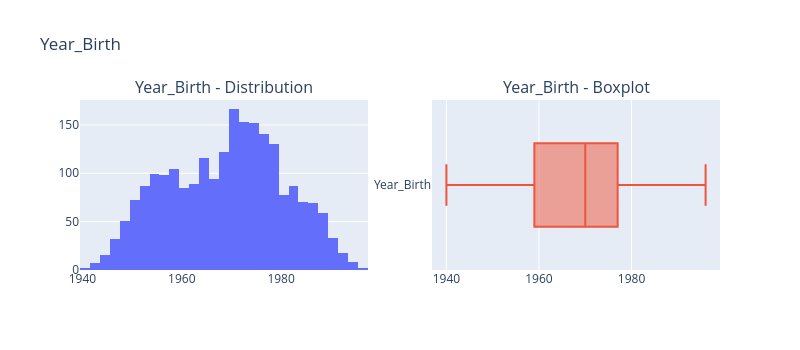
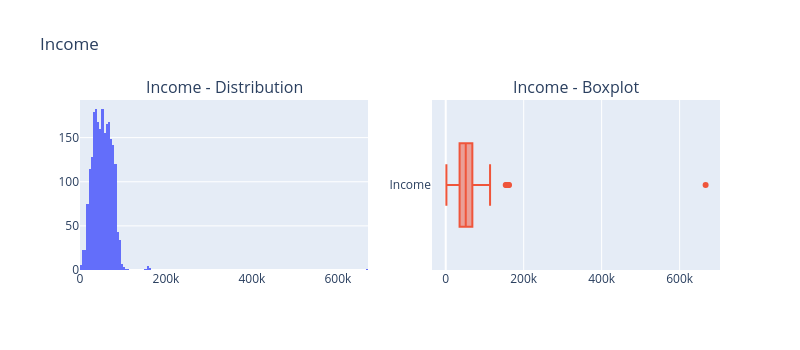
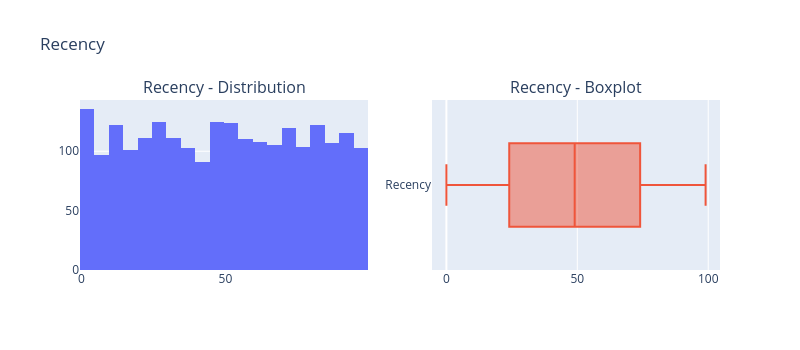
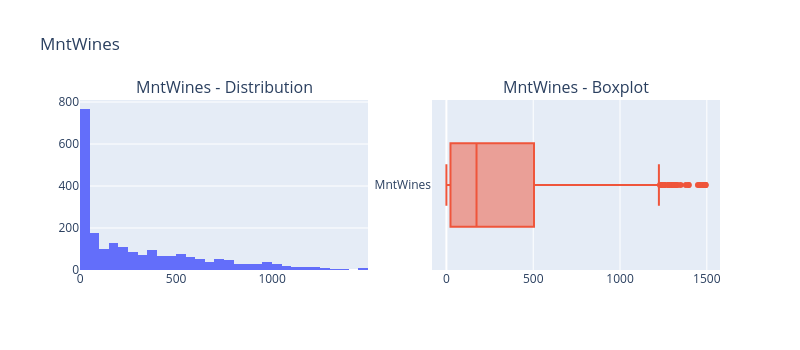

Here is the notebook cell these charts were saved with, in order:
### Code cell
import os

os.makedirs("plots", exist_ok=True)

for col in numeric_cols:
    fig = make_subplots(rows=1, cols=2, subplot_titles=(f'{col} - Distribution', f'{col} - Boxplot'))
    fig.add_trace(go.Histogram(x=df[col], name=col), row=1, col=1)
    fig.add_trace(go.Box(x=df[col], name=col), row=1, col=2)
    fig.update_layout(height=350, width=800, showlegend=False, title_text=col)
    
    fig.write_image(f"plots/{col}_distribution.png")
    
    fig.show()

### Figure 1 — Plotly figure (JSON) as saved in the notebook; plotly's stock layout.template omitted (floating-point values rounded to 4 significant figures; data arrays with more than 128 entries replaced by an {"elided": "..."} marker saying what was removed)
{"data": [{"name": "Year_Birth", "type": "histogram", "x": {"elided": "2240 int values"}, "xaxis": "x", "yaxis": "y"}, {"name": "Year_Birth", "type": "box", "x": {"elided": "2240 int values"}, "xaxis": "x2", "yaxis": "y2"}], "layout": {"annotations": [{"font": {"size": 16}, "showarrow": false, "text": "Year_Birth - Distribution", "x": 0.225, "xanchor": "center", "xref": "paper", "y": 1, "yanchor": "bottom", "yref": "paper"}, {"font": {"size": 16}, "showarrow": false, "text": "Year_Birth - Boxplot", "x": 0.775, "xanchor": "center", "xref": "paper", "y": 1, "yanchor": "bottom", "yref": "paper"}], "height": 350, "showlegend": false, "title": {"text": "Year_Birth"}, "width": 800, "xaxis": {"anchor": "y", "domain": [0, 0.45]}, "xaxis2": {"anchor": "y2", "domain": [0.55, 1]}, "yaxis": {"anchor": "x", "domain": [0, 1]}, "yaxis2": {"anchor": "x2", "domain": [0, 1]}}}

### Figure 2 — Plotly figure (JSON) as saved in the notebook; plotly's stock layout.template omitted (floating-point values rounded to 4 significant figures; data arrays with more than 128 entries replaced by an {"elided": "..."} marker saying what was removed)
{"data": [{"name": "Income", "type": "histogram", "x": {"elided": "2240 float values"}, "xaxis": "x", "yaxis": "y"}, {"name": "Income", "type": "box", "x": {"elided": "2240 float values"}, "xaxis": "x2", "yaxis": "y2"}], "layout": {"annotations": [{"font": {"size": 16}, "showarrow": false, "text": "Income - Distribution", "x": 0.225, "xanchor": "center", "xref": "paper", "y": 1, "yanchor": "bottom", "yref": "paper"}, {"font": {"size": 16}, "showarrow": false, "text": "Income - Boxplot", "x": 0.775, "xanchor": "center", "xref": "paper", "y": 1, "yanchor": "bottom", "yref": "paper"}], "height": 350, "showlegend": false, "title": {"text": "Income"}, "width": 800, "xaxis": {"anchor": "y", "domain": [0, 0.45]}, "xaxis2": {"anchor": "y2", "domain": [0.55, 1]}, "yaxis": {"anchor": "x", "domain": [0, 1]}, "yaxis2": {"anchor": "x2", "domain": [0, 1]}}}

### Figure 3 — Plotly figure (JSON) as saved in the notebook; plotly's stock layout.template omitted (floating-point values rounded to 4 significant figures; data arrays with more than 128 entries replaced by an {"elided": "..."} marker saying what was removed)
{"data": [{"name": "Recency", "type": "histogram", "x": {"elided": "2240 int values"}, "xaxis": "x", "yaxis": "y"}, {"name": "Recency", "type": "box", "x": {"elided": "2240 int values"}, "xaxis": "x2", "yaxis": "y2"}], "layout": {"annotations": [{"font": {"size": 16}, "showarrow": false, "text": "Recency - Distribution", "x": 0.225, "xanchor": "center", "xref": "paper", "y": 1, "yanchor": "bottom", "yref": "paper"}, {"font": {"size": 16}, "showarrow": false, "text": "Recency - Boxplot", "x": 0.775, "xanchor": "center", "xref": "paper", "y": 1, "yanchor": "bottom", "yref": "paper"}], "height": 350, "showlegend": false, "title": {"text": "Recency"}, "width": 800, "xaxis": {"anchor": "y", "domain": [0, 0.45]}, "xaxis2": {"anchor": "y2", "domain": [0.55, 1]}, "yaxis": {"anchor": "x", "domain": [0, 1]}, "yaxis2": {"anchor": "x2", "domain": [0, 1]}}}

### Figure 4 — Plotly figure (JSON) as saved in the notebook; plotly's stock layout.template omitted (floating-point values rounded to 4 significant figures; data arrays with more than 128 entries replaced by an {"elided": "..."} marker saying what was removed)
{"data": [{"name": "MntWines", "type": "histogram", "x": {"elided": "2240 int values"}, "xaxis": "x", "yaxis": "y"}, {"name": "MntWines", "type": "box", "x": {"elided": "2240 int values"}, "xaxis": "x2", "yaxis": "y2"}], "layout": {"annotations": [{"font": {"size": 16}, "showarrow": false, "text": "MntWines - Distribution", "x": 0.225, "xanchor": "center", "xref": "paper", "y": 1, "yanchor": "bottom", "yref": "paper"}, {"font": {"size": 16}, "showarrow": false, "text": "MntWines - Boxplot", "x": 0.775, "xanchor": "center", "xref": "paper", "y": 1, "yanchor": "bottom", "yref": "paper"}], "height": 350, "showlegend": false, "title": {"text": "MntWines"}, "width": 800, "xaxis": {"anchor": "y", "domain": [0, 0.45]}, "xaxis2": {"anchor": "y2", "domain": [0.55, 1]}, "yaxis": {"anchor": "x", "domain": [0, 1]}, "yaxis2": {"anchor": "x2", "domain": [0, 1]}}}
